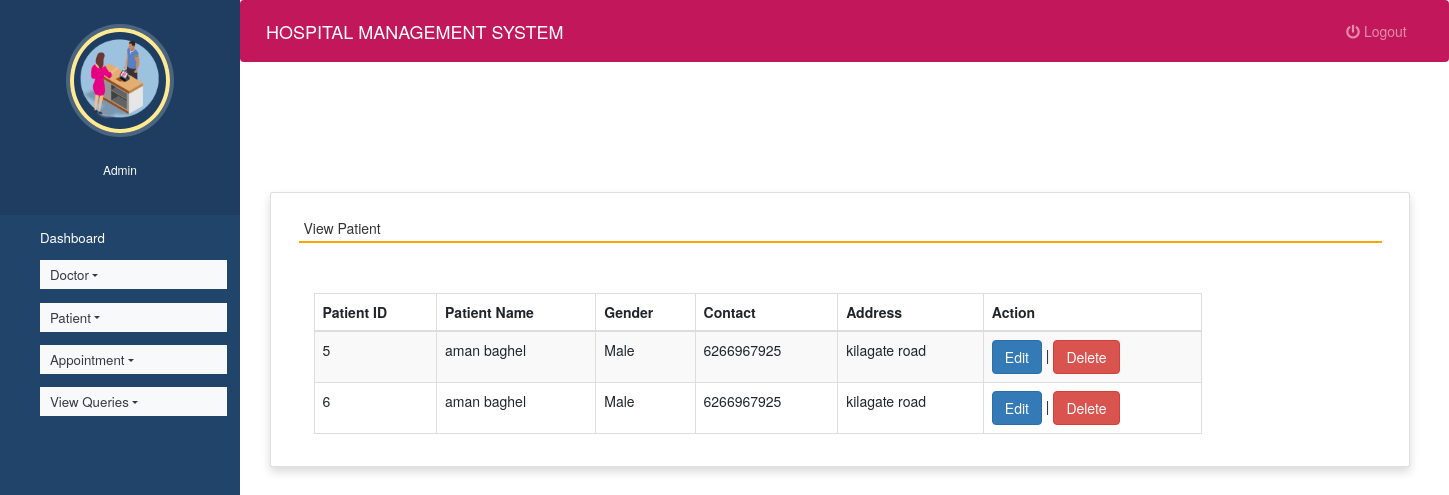
/view_patient (signed in), run on the app's committed database.
### hospitals/models.py (models this page shows, shortened)
class Patient(models.Model):
    name = models.CharField(max_length=50)
    gender = models.CharField(max_length=10)
    mobile = models.IntegerField(null=True)
    address = models.CharField(max_length=50)

### hospitals/views.py (the view)
# urls.py: path('view_patient', view_patient, name='view_patient'),
def view_patient(request):
    if not request.user.is_staff:
        return redirect('login')
    pat = Patient.objects.all()
    d = {'pat':pat}
    return render(request,'view_patient.html', d)

### templates/view_patient.html (shortened to what this page needs)
{% extends 'admin_nav.html' %}
{% load static %}
{% block content %}
<head>
  <link rel="stylesheet" href="https://maxcdn.bootstrapcdn.com/bootstrap/3.4.1/css/bootstrap.min.css">
  <link rel="stylesheet" href="https://use.fontawesome.com/releases/v5.6.3/css/all.css">
</head>
<br><br><br><br>
<div class="container card shadow m-5">
    <div class="card-body">
        <h5 class="p-2" style="border-bottom: 2px solid orange">View Patient</h5>
		<div class="container mt-5">
		<table id="example" class="table table-striped table-bordered" style="width:80%">
			<thead>
				<tr>
					<th>Patient ID</th>
					<th>Patient Name</th>
                    <th>Gender</th>
					<th>Contact</th>
					<th>Address</th>
                    <th>Action</th>
				</tr>
			</thead>
			<tbody>
            {% for i in pat %}
			<tr>
				<td>{{i.id}}</td>
				<td>{{i.name}}</td>
				<td>{{i.gender}}</td>
				<td>{{i.mobile}}</td>
				<td>{{i.address}}</td>
				<td><a href="{% url 'edit_patient' i.id %}" class="btn btn-primary">Edit</a> |
					<a href="{% url 'delete_patient' i.id %}" onclick="return confirm('Are you ready to delete this record ?')" class="btn btn-danger">Delete</a></td>
			</tr>
			{% endfor %}
			</tbody>
		</table>
	 </div>
	</div>
</div>
{% endblock content %}

### hospitals/static/style.css (style rules this page uses)
body { padding-left: 240px; }

### templates/admin_nav.html (style rules this page uses)
a:link { text-decoration: none; }
a { color: white; }
body { padding-left: 240px; }

### data on the page
Patient: id "5", name "aman baghel", gender "Male", mobile "6266967925", address "kilagate road"
Patient: id "6", name "aman baghel", gender "Male", mobile "6266967925", address "kilagate road"
